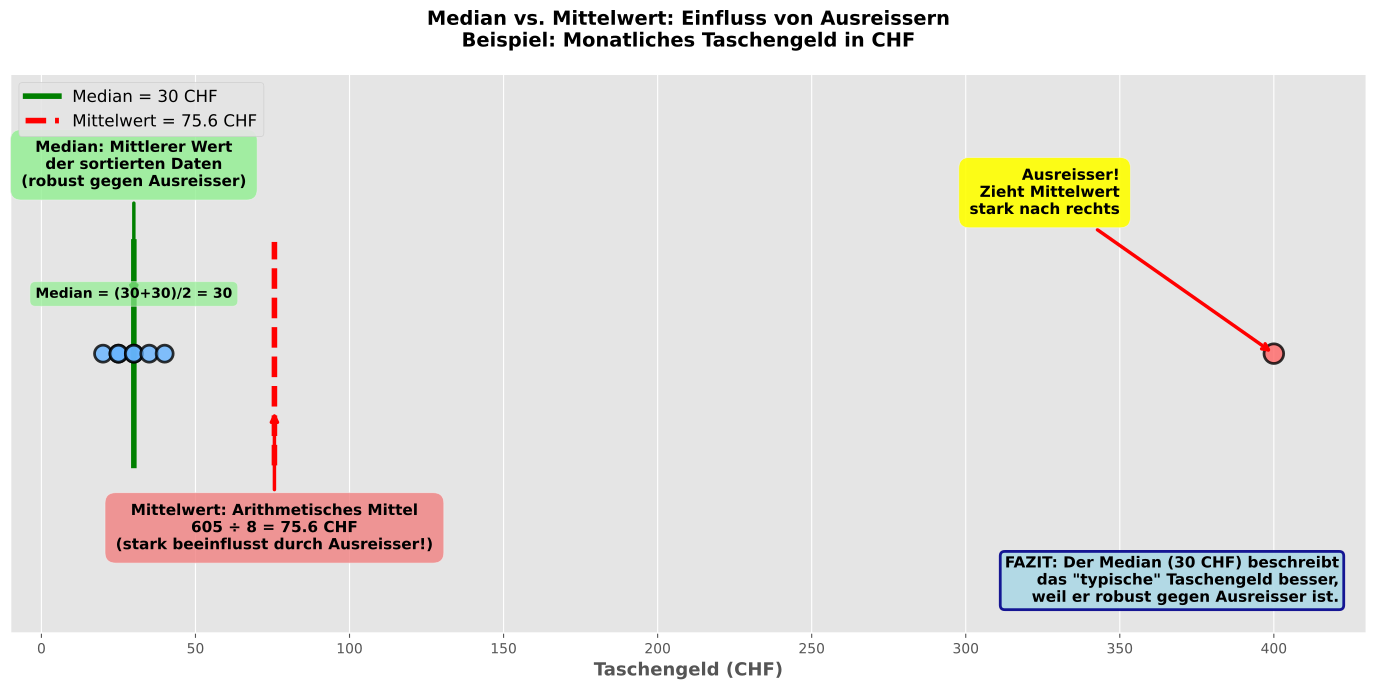

Generate this figure with Python:
import matplotlib.pyplot as plt
import numpy as np
import os

# ggplot Stil verwenden
plt.style.use('ggplot')

# Die Daten aus der Aufgabe
data = np.array([20, 25, 25, 30, 30, 35, 40, 400])

# Mittelwert und Median berechnen
mean_val = np.mean(data)
median_val = np.median(data)

# Plot erstellen
fig, ax = plt.subplots(figsize=(14, 7))

# Datenpunkte auf einer Linie
y_position = 0.5
colors = ['#66b3ff'] * 7 + ['#ff6666']  # Ausreisser in rot

for i, val in enumerate(data):
    color = colors[i]
    size = 200 if val == 400 else 150
    ax.scatter(val, y_position, s=size, color=color, edgecolors='black', 
               linewidths=2, zorder=3, alpha=0.8)
#     ax.text(val, y_position - 0.15, f'{val} CHF', ha='center', va='top', 
        #     fontsize=11, fontweight='bold' if val == 400 else 'normal')

# Median-Markierung
ax.axvline(median_val, ymin=0.3, ymax=0.7, color='green', linestyle='-', 
           linewidth=4, label=f'Median = {median_val:.0f} CHF', zorder=2)

# Mittelwert-Markierung
ax.axvline(mean_val, ymin=0.3, ymax=0.7, color='red', linestyle='--', 
           linewidth=4, label=f'Mittelwert = {mean_val:.1f} CHF', zorder=2)

# Zusätzliche Erklärungen
# Median-Erklärung
ax.annotate('Median: Mittlerer Wert\nder sortierten Daten\n(robust gegen Ausreisser)', 
            xy=(median_val, 0.6), xytext=(median_val, 0.8),
            fontsize=11, ha='center', fontweight='bold',
            bbox=dict(boxstyle='round,pad=0.7', facecolor='lightgreen', alpha=0.8),
            arrowprops=dict(arrowstyle='->', lw=2.5, color='green'))

# Mittelwert-Erklärung
ax.annotate('Mittelwert: Arithmetisches Mittel\n605 ÷ 8 = 75.6 CHF\n(stark beeinflusst durch Ausreisser!)', 
            xy=(mean_val, 0.4), xytext=(mean_val, 0.15),
            fontsize=11, ha='center', fontweight='bold',
            bbox=dict(boxstyle='round,pad=0.7', facecolor='lightcoral', alpha=0.8),
            arrowprops=dict(arrowstyle='->', lw=2.5, color='red'))

# Ausreisser markieren
ax.annotate('Ausreisser!\nZieht Mittelwert\nstark nach rechts', 
            xy=(400, y_position), xytext=(350, 0.75),
            fontsize=11, ha='right', fontweight='bold',
            bbox=dict(boxstyle='round,pad=0.7', facecolor='yellow', alpha=0.9),
            arrowprops=dict(arrowstyle='->', lw=2.5, color='red'))

# Die beiden mittleren Werte (für Median) hervorheben
ax.plot([data[3], data[4]], [y_position, y_position], 
        color='green', linewidth=6, alpha=0.5, zorder=1)
ax.annotate('', xy=(data[3], y_position + 0.05), xytext=(data[4], y_position + 0.05),
            arrowprops=dict(arrowstyle='<->', lw=2.5, color='green'))
ax.text((data[3] + data[4]) / 2, y_position + 0.10, 
        'Median = (30+30)/2 = 30', 
        ha='center', fontsize=10, fontweight='bold',
        bbox=dict(boxstyle='round,pad=0.4', facecolor='lightgreen', alpha=0.7))

ax.set_xlabel('Taschengeld (CHF)', fontsize=13, fontweight='bold')
ax.set_title('Median vs. Mittelwert: Einfluss von Ausreissern\nBeispiel: Monatliches Taschengeld in CHF', 
             fontsize=14, fontweight='bold', pad=20)
ax.set_ylim(0, 1)
ax.set_xlim(-10, 430)
ax.set_yticks([])
ax.legend(loc='upper left', fontsize=12, framealpha=0.9)
# ax.grid(True, alpha=0.8, axis='x')

# Fazit-Box
textstr = 'FAZIT: Der Median (30 CHF) beschreibt\ndas "typische" Taschengeld besser,\nweil er robust gegen Ausreisser ist.'
props = dict(boxstyle='round', facecolor='lightblue', alpha=0.9, linewidth=2, edgecolor='darkblue')
ax.text(0.98, 0.05, textstr, transform=ax.transAxes, fontsize=11,
        verticalalignment='bottom', horizontalalignment='right', bbox=props, fontweight='bold')

plt.tight_layout()

# Pfad zum Speicherort der Python-Datei ermitteln
script_dir = os.path.dirname(os.path.abspath(__file__))
output_path = os.path.join(script_dir, 'plots_median_calculation.pdf')

# Als PDF exportieren
plt.savefig(output_path, format='pdf', bbox_inches='tight')
plt.close()

print(f"Median-Berechnung wurde als {output_path} exportiert")
